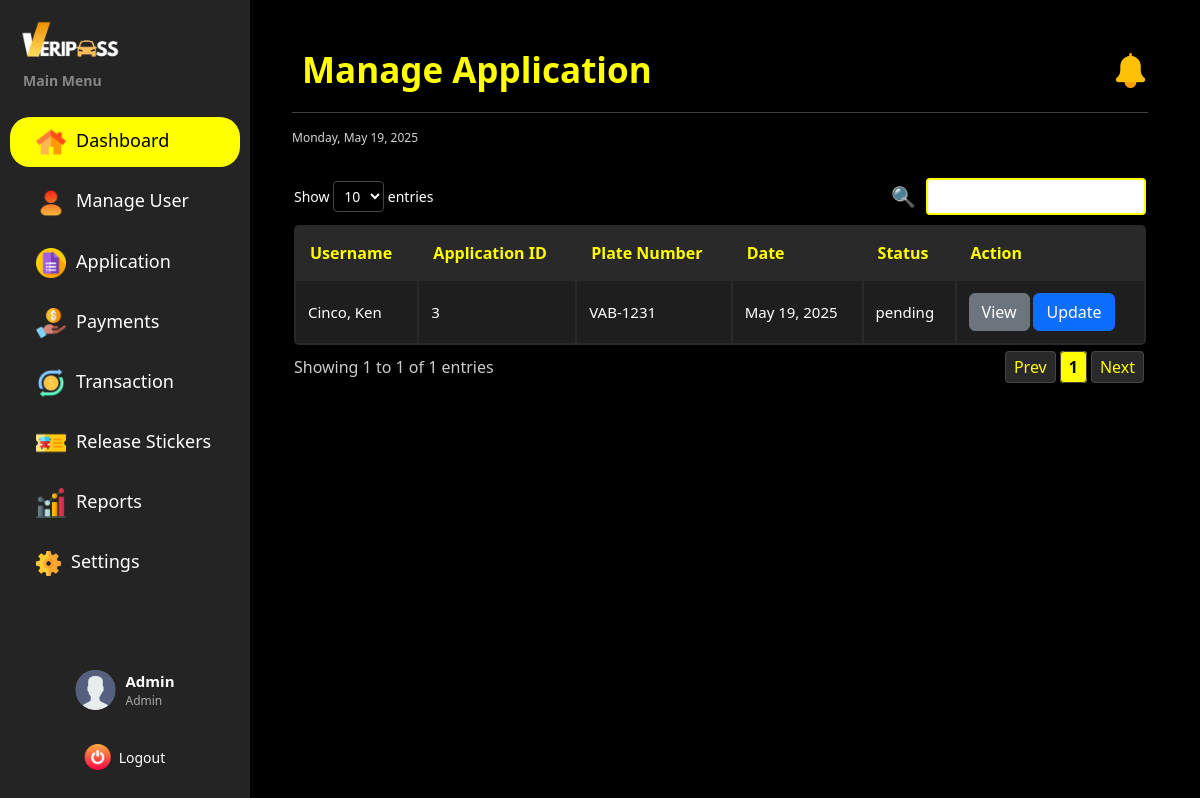
Before: /dashboard/admin/manage_application/ (signed in) with the older database file.
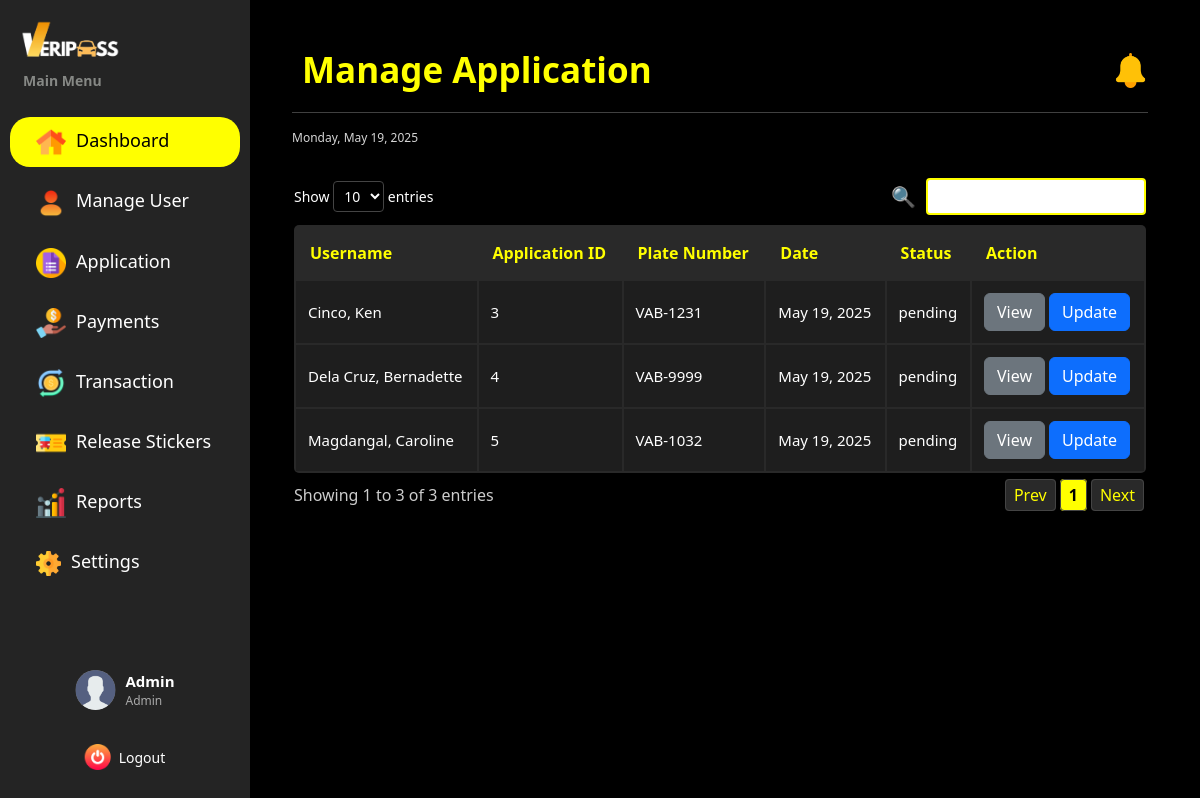
After: the same page with the newer database file.
### vehicle_pass/models.py (models this page shows, shortened)
class BaseModel(models.Model):
    created_at = models.DateTimeField(auto_now_add=True, db_index=True)
    updated_at = models.DateTimeField(auto_now=True)
    class Meta:
        abstract = True

class Registration(BaseModel):
    STATUS_CHOICES = [
        ('pending', 'Pending'),
        ('cancelled', 'Cancelled'),
        ('for payment', 'For Payment'),
        ('reviewing documents', 'Reviewing Documents'),
        ('for final inspection', 'For Final Inspection'),
        ('approved', 'Approved'),
        ('rejected', 'Rejected')
    ]
    registrationNumber = models.BigAutoField(primary_key=True)
    user = models.ForeignKey(UserProfile, on_delete=models.CASCADE)
    vehicle = models.ForeignKey(Vehicle, on_delete=models.CASCADE)
    files = models.URLField(max_length=250)
    status = models.CharField(max_length=20, choices=STATUS_CHOICES, default='pending')
    remarks = models.TextField(null=True)
    def __str__(self):
        return f"Registration {self.registrationNumber} for {self.user.lastname}, {self.user.firstname}"

class UserProfile(BaseModel):
    ROLE_CHOICES = [('user', 'User'),
        ('security', 'Security'),
        ('cashier', 'Cashier'),
        ('admin', 'Admin')
        ]
    SCHOOL_ROLE_CHOICES = [('student', 'Student'),
                   ('faculty', 'Faculty'),
                   ('university personnel', 'University Personnel')
                   ]
    profile_picture = models.ImageField(
        upload_to='profile_pictures/',
        blank=True,
        null=True,
    )
    corporate_email = models.EmailField(max_length=50, unique=True)
    password = models.CharField(max_length=128)
    lastname = models.CharField(max_length=25)
    firstname = models.CharField(max_length=50)
    middle_name = models.CharField(max_length=25, blank=True, null=True)
    suffix = models.CharField(max_length=5, blank=True, null=True)
    dl_number = models.CharField(max_length=15, blank=True, null=True)
    college = models.CharField(max_length=100, blank=True, null=True)
    program = models.CharField(max_length=100, blank=True, null=True)
    department = models.CharField(max_length=100, blank=True, null=True)
    address = models.CharField(max_length=100, blank=True, null=True)
    role = models.CharField(max_length=20, choices=ROLE_CHOICES, default='user', null=True)
    school_role = models.CharField(max_length=20, choices=SCHOOL_ROLE_CHOICES, null=True, blank=True)

class Vehicle(BaseModel):
    applicant = models.ForeignKey(UserProfile, on_delete=models.CASCADE, null=True, blank=True)
    plateNumber = models.CharField(max_length=10, unique=True)
    type = models.CharField(max_length=20)
    model = models.CharField(max_length=20)
    vehicle_color = models.CharField(max_length=20)
    chassisNumber = models.CharField(max_length=17)
    OR_Number = models.CharField(max_length=15)
    CR_Number = models.CharField(max_length=9)
    is_owner = models.BooleanField(default=False)
    owner_firstname = models.CharField(max_length=45, null=True, blank=True)
    owner_middlename = models.CharField(max_length=45, null=True, blank=True)
    owner_lastname = models.CharField(max_length=45, null=True, blank=True)
    owner_suffix = models.CharField(max_length=5, null=True, blank=True)
    relationship_to_owner = models.CharField(max_length=15, null=True, blank=True)
    contact_number = models.CharField(max_length=13, null=True, blank=True)

### vehicle_pass/views.py (the view)
# urls.py: path("dashboard/admin/manage_application/", AdminViewApplication.as_view(), name="admin_manage_application"),
class AdminViewApplication(CustomLoginRequiredMixin, ListView):
    model = Registration
    template_name = 'Admin Dashboard/Admin_Application.html'
    context_object_name = 'applications'
    paginate_by = 5
    def get_context_data(self, **kwargs):
        context = super().get_context_data(**kwargs)
        applications = context['applications']
        print(f"Applications count: {len(applications)}")
        if applications:
            print(f"First application: {applications[0]}")
        return context

### vehicle_pass/authentication.py (called while the page is built)
    def dispatch(self, request, *args, **kwargs):
        if not request.session.get("user_id"): #overrides the django dispatch
            return redirect("login")  #redirect to login if no active on session
        return super().dispatch(request, *args, **kwargs)

### vehicle_pass/context_processors.py (called while the page is built)
def admin_user_context(request):
    if hasattr(request, 'session') and 'user_id' in request.session:
        try:
            user_id = request.session.get('user_id')
            admin_user = UserProfile.objects.get(id=user_id, role='admin')
            admin_name = f"{admin_user.firstname} {admin_user.lastname}"
        except Exception as e:
            admin_name = "Admin"
    else:
        admin_name = "Not Logged In"
    return {'admin_name': admin_name}

def cashier_user_context(request):
    if hasattr(request, 'session') and 'user_id' in request.session:
        try:
            user_id = request.session.get('user_id')
            cashier_user = UserProfile.objects.get(id=user_id, role='cashier')
            cashier_name = f"{cashier_user.firstname} {cashier_user.lastname}"
        except Exception as e:
            cashier_name = "Cashier"
    else:
        cashier_name = "Not Logged In"
    return {'cashier_name': cashier_name}

def default_user_context(request):
    if hasattr(request, 'session') and 'user_id' in request.session:
        try:
            user_id = request.session.get('user_id')
            default_user = UserProfile.objects.get(id=user_id, role='user')
            user_name = f"{default_user.firstname} {default_user.lastname}"
        except Exception as e:
            user_name = "User"
    else:
        user_name = "Not Logged In"
    return {'user_name': user_name}

def security_user_context(request):
    if hasattr(request, 'session') and 'user_id' in request.session:
        try:
            user_id = request.session.get('user_id')
            security_user = UserProfile.objects.get(id=user_id, role='security')
            security_name = f"{security_user.firstname} {security_user.lastname}"
        except Exception as e:
            security_name = "Security"
    else:
        security_name = "Not Logged In"
    return {'security_name': security_name}

### templates/Admin Dashboard/Admin_Application.html (shortened to what this page needs)
{% extends "includes/admin_sidebar.html" %}
{% load static %}
{% block extra_css %}
    <link rel="stylesheet" href="{% static 'css/admin-dashboard-style.css' %}">
    <link rel="stylesheet" href="{% static 'css/sidebar.css' %}">
{% endblock %}
{% block content %}
<div class="main-content flex-grow-1 ms-uto">
    <div class="container-fluid py-1">
        <div class="d-flex flex-column flex-md-row justify-content-between align-items-start align-items-md-center mb-3">
             <h2 class="title mb-3 mb-md-0">Manage Application</h2>
            <div class="d-flex align-items-center gap-3">
                <a href="Announcements.html" class="text-decoration-none text-light position-relative">
                    <img src="{% static 'images/notification.png' %}" alt="Notifications" width="35" height="35">
                </a>
            </div>
        </div>
        <hr>
        <small><span id="date"></span></small>
        <br>
        <section class="table-container">
            <table id="myTable" class="users-table">
                <thead>
                    <tr>
                        <th>Username</th>
                        <th>Application ID</th>
                        <th>Plate Number</th>
                        <th>Date</th>
                        <th>Status</th>
                        <th>Action</th>
                    </tr>
                </thead>
                <tbody>
                    {% for applicant in applications %}
                        <tr>
                            <td>{{ applicant.user.lastname }}, {{ applicant.user.firstname }} {{ applicant.user.middlename|default_if_none:""|slice:":1"}}</td>
                            <td>{{ applicant.registrationNumber }}</td>
                            <td>{{ applicant.vehicle.plateNumber }}</td>
                            <td>{{ applicant.created_at|date:"F d, Y" }}</td>
                            <td>{{ applicant.status }}</td>
                            <td>
                                <a href="{% url 'admin_view_specific_application' applicant.pk %}" class="btn btn-secondary">View</a>
                                <a href="{% url 'admin_update_application' applicant.pk %}" class="btn btn-primary">Update</a>
                            </td>
                        </tr>
                    {% empty %}
                        <tr>
                        <td colspan="6" style="text-align: center">
                            <p class="text-sm font-weight-bold mb-0">No Records Found</p>
                        </td>
                        </tr>
                    {% endfor %}
                </tbody>
            </table>
        </section>
    </div>
</div>
{% endblock %}

### templates/includes/admin_sidebar.html (shortened to what this page needs)
{% load static %}
<!DOCTYPE html>
<html lang="en">
<head>
    <link rel="stylesheet" href="https://cdn.jsdelivr.net/npm/bootstrap@5.3.0/dist/css/bootstrap.min.css">
    <link rel="stylesheet" href="{% static 'css/sidebar.css' %}">
    {% block extra_css %}{% endblock %}
</head>
<body>
<div class="sidebar" id="sidebar">
    <a href="#">
        <img src="{% static 'images/navbar-brand img.png' %}" class="img-fluid" style="width: 100px; margin-left: 20px;">
    </a>
    <p>Main Menu</p>
    <ul>
        <li data-menu="dashboard">
            <a href="{% url 'admin_dashboard' %}">
                <img src="{% static 'images/home.png' %}" alt="house" width="30">
                <span>Dashboard</span>
            </a>
        </li>
        <li data-menu="manage-users">
            <a href="{% url 'admin_manage_user' %}">
                <img src="{% static 'images/user.png' %}" alt="user" width="30">
                <span>Manage User</span>
            </a>
        </li>
        <li data-menu="application">
            <a href="{% url 'admin_manage_application' %}">
                <img src="{% static 'images/application.png' %}" alt="application" width="30">
                <span>Application</span>
            </a>
        </li>
        <li data-menu="manage-payments">
            <a href="{% url 'admin_payments' %}">
                <img src="{% static 'images/payment.png' %}" alt="Payments" width="30">
                <span>Payments</span>
            </a>
        </li>
        <li data-menu="transactions">
            <a href="{% url 'admin_transaction' %}">
                <img src="{% static 'images/transaction.png' %}" alt="Transactions" width="30">
                <span>Transaction</span>
            </a>
        </li>
        <li data-menu="manage-passes">
            <a href="{% url 'admin_manage_passes' %}">
                <img src="{% static 'images/passes.png' %}" alt="Status" width="30">
                <span> Release Stickers </span>
            </a>
        </li>
        <li data-menu="reports">
            <a href="{% url 'admin_report' %}">
                <img src="{% static 'images/statistics.png' %}" alt="Report" width="30">
                <span>Reports</span>
            </a>
        </li>
        <li data-menu="usersettings">
            <a href="{% url 'user_settings' %}">
                <img src="{% static 'images/settings.png' %}" alt="Settings" width="25">
                <span>Settings</span>
            </a>
        </li>
    </ul>
    <a href="{% url 'logout' %}" id="logout">
        <center><img src="{% static 'images/power-off.png' %}" alt="logout" width="25"></center>
        <span>Logout</span>
    </a>
    <div class="profile">
        <img src="{% static 'images/profile-placeholder.png' %}" alt="Profile Picture">
        <div class="profile-info">
            <span class="name">{{ admin_name }}</span>
            <span class="position">Admin</span>
        </div>
    </div>
</div>
<div class="main-content">
    {% block content %}{% endblock %}
</div>
</body>
</html>

### static/css/sidebar.css (style rules this page uses)
.sidebar { display: flex; flex-direction: column; justify-content: flex-start; align-items: right; width: 250px; height: 100vh; background: #242424; color: black !important; position: fixed; top: 0; left: 0; overflow-x: hidden; padding-top: 20px; overflow-y: hidden; }
.sidebar ul { list-style: none; padding-left: 0; }
.sidebar ul li { padding: 10px 20px; text-align: left; margin: 10px; }
.sidebar ul li a { color: white; text-decoration: none; display: block; font-size: 18px; font-weight: 200% !important; }
.sidebar ul li a img { margin-left: 3%; margin-right: 3%; align-items: center; }
.sidebar p { font-size: 14px; color: rgb(134, 136, 133); padding-top: 10px; padding-left: 23px; font-weight: bold; }
.profile { position: absolute; bottom: 80px; left: 50%; transform: translateX(-50%); display: flex; align-items: center; flex-direction: row; gap: 10px; padding: 10px; width: max-content; }
.profile img { width: 40px; height: 40px; border-radius: 50%; background-color: gray; object-fit: cover; }
.profile-info { display: flex; flex-direction: column; color: white; font-size: 14px; }
.profile-info .name { font-weight: bold; font-size: 15px; }
.profile-info .position { font-size: 12px; color: rgb(170, 170, 170); }
#logout { position: absolute; left: 50%; bottom: 30px; transform: translateX(-50%); display: flex; align-items: center; gap: 8px; color: white; text-decoration: none; font-weight: 500; font-size: 14px; transition: transform 0.3s ease-in-out, color 0.3s ease-in-out; }
#logout img { width: 26px; height: 26px; transition: transform 0.4s ease-in-out; }
.sidebar ul li.active { background: yellow !important; border-radius: 20px; }
.sidebar ul li.active a { color: black !important; }
.nav-link:hover, .active { background-color: yellow !important; border-radius: 5px; }

### static/css/admin-dashboard-style.css (style rules this page uses)
* { margin: 0; padding: 0; box-sizing: border-box; }
body { font-family: system-ui, -apple-system, BlinkMacSystemFont, 'Segoe UI', Roboto, Oxygen, Ubuntu, Cantarell, 'Open Sans', 'Helvetica Neue', sans-serif !important; display: flex; background-color: black !important; color: white !important; transition: all 0.3s ease; }
.title { margin: 0; font-size: 35px; display: flex; align-items: center; font-weight: bold; color: yellow; justify-content: space-between; padding: 5px 10px; }
#date { font-size: 12px; color: rgb(213, 213, 213); margin: 0; display: flex; align-items: center; margin-bottom: 5px; }
.table-container { background: rgb(0, 0, 0); padding: 2px; border-radius: 5px; }
.users-table { width: 100%; border-collapse: separate; border-radius: 5px; background-color: #292929; color: white; }
.users-table th { font-weight: bold; padding: 14px; color: yellow; font-size: 16px; }
.users-table td { padding: 12px; font-size: 15px; }
.users-table tr { color: white; }
.users-table tbody tr:nth-child(odd) { background-color: #1e1e1e !important; }
.users-table tbody tr:nth-child(even) { background-color: #1e1e1e !important; }
.users-table th:first-child { cursor: pointer; }
.main-content { flex-grow: 1; padding: 20px; margin-left: 120px; background-color: #000; }
.container-fluid { background-color: #000; color: white; }

### templates/Admin Dashboard/Admin_Application.html (style rules this page uses)
.main-content { flex-grow: 1; padding: 20px; margin-left: 120px; }

Changed rows visible on the page:
added Registration: user.lastname "Dela Cruz", user.firstname "Bernadette", registrationNumber "4", vehicle.plateNumber "VAB-9999", created_at "May 19, 2025", status "pending"
added Registration: user.lastname "Magdangal", user.firstname "Caroline", registrationNumber "5", vehicle.plateNumber "VAB-1032", created_at "May 19, 2025", status "pending"
Other visible differences:
text written by a page script: "Show entries Showing 1 to 1 of 1 entries Prev 1 Next" → "Show entries Showing 1 to 3 of 3 entries Prev 1 Next"
